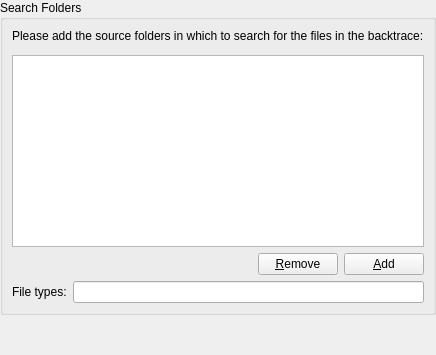
<ui version="4.0" >
 <class>BtConfigWidget</class>
 <widget class="QWidget" name="BtConfigWidget" >
  <layout class="QVBoxLayout" name="verticalLayout_2" >
   <property name="spacing" >
    <number>0</number>
   </property>
   <property name="margin" >
    <number>0</number>
   </property>
   <item>
    <widget class="QGroupBox" name="gFolderList" >
     <property name="title" >
      <string>Search Folders</string>
     </property>
     <layout class="QVBoxLayout" name="verticalLayout" >
      <item>
       <widget class="QLabel" name="label" >
        <property name="text" >
         <string>Please add the source folders in which to search for the files in the backtrace:</string>
        </property>
        <property name="textFormat" >
         <enum>Qt::PlainText</enum>
        </property>
       </widget>
      </item>
      <item>
       <widget class="KUrlRequester" name="edtUrl" />
      </item>
      <item>
       <widget class="QListWidget" name="lstFolders" >
        <property name="whatsThis" >
         <string>&lt;!DOCTYPE HTML PUBLIC "-//W3C//DTD HTML 4.0//EN" "http://www.w3.org/TR/REC-html40/strict.dtd">
&lt;html>&lt;head>&lt;meta name="qrichtext" content="1" />&lt;style type="text/css">
p, li { white-space: pre-wrap; }
&lt;/style>&lt;/head>&lt;body style=" font-family:'Sans Serif'; font-size:10pt; font-weight:400; font-style:normal;">
&lt;p style=" margin-top:0px; margin-bottom:0px; margin-left:0px; margin-right:0px; -qt-block-indent:0; text-indent:0px;">Insert the source folders here. As example, for KDE development you have to add the Qt and Frameworks source folders:&lt;/p>
&lt;ul style="-qt-list-indent: 1;">&lt;li style=" margin-top:12px; margin-bottom:0px; margin-left:0px; margin-right:0px; -qt-block-indent:0; text-indent:0px;">/path/to/kdelibs&lt;/li>
&lt;li style=" margin-top:0px; margin-bottom:12px; margin-left:0px; margin-right:0px; -qt-block-indent:0; text-indent:0px;">/path/to/qt/src&lt;/li>&lt;/ul>&lt;/body>&lt;/html></string>
        </property>
       </widget>
      </item>
      <item>
       <layout class="QHBoxLayout" name="horizontalLayout_2" >
        <item>
         <spacer name="horizontalSpacer" >
          <property name="orientation" >
           <enum>Qt::Horizontal</enum>
          </property>
          <property name="sizeHint" stdset="0" >
           <size>
            <width>218</width>
            <height>20</height>
           </size>
          </property>
         </spacer>
        </item>
        <item>
         <widget class="QPushButton" name="btnRemove" >
          <property name="text" >
           <string>&amp;Remove</string>
          </property>
         </widget>
        </item>
        <item>
         <widget class="QPushButton" name="btnAdd" >
          <property name="text" >
           <string>&amp;Add</string>
          </property>
         </widget>
        </item>
       </layout>
      </item>
      <item>
       <layout class="QHBoxLayout" name="horizontalLayout" >
        <item>
         <widget class="QLabel" name="label_2" >
          <property name="text" >
           <string>File types:</string>
          </property>
          <property name="textFormat" >
           <enum>Qt::PlainText</enum>
          </property>
         </widget>
        </item>
        <item>
         <widget class="QLineEdit" name="edtExtensions" >
          <property name="whatsThis" >
           <string>List of file extensions. Example: *.cpp, *.h, *.c, etc...</string>
          </property>
         </widget>
        </item>
       </layout>
      </item>
     </layout>
    </widget>
   </item>
   <item>
    <spacer name="verticalSpacer" >
     <property name="orientation" >
      <enum>Qt::Vertical</enum>
     </property>
     <property name="sizeHint" stdset="0" >
      <size>
       <width>20</width>
       <height>40</height>
      </size>
     </property>
    </spacer>
   </item>
  </layout>
 </widget>
 <customwidgets>
  <customwidget>
   <class>KUrlRequester</class>
   <extends>QFrame</extends>
   <header>kurlrequester.h</header>
  </customwidget>
 </customwidgets>
 <resources/>
 <connections/>
</ui>
